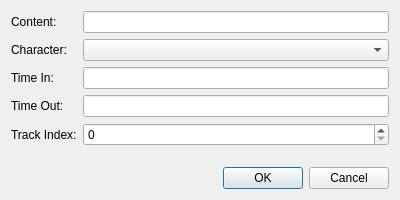
<?xml version="1.0" encoding="UTF-8"?>
<ui version="4.0">
 <class>TextDialog</class>
 <widget class="QDialog" name="TextDialog">
  <property name="geometry">
   <rect>
    <x>0</x>
    <y>0</y>
    <width>400</width>
    <height>200</height>
   </rect>
  </property>
  <property name="windowTitle">
   <string>Add Text</string>
  </property>
  <layout class="QVBoxLayout" name="verticalLayout">
   <item>
    <layout class="QFormLayout" name="formLayout">
     <item row="0" column="0">
      <widget class="QLabel" name="labelContent">
       <property name="text">
        <string>Content:</string>
       </property>
      </widget>
     </item>
     <item row="0" column="1">
      <widget class="QLineEdit" name="editContent"/>
     </item>
     <item row="1" column="0">
      <widget class="QLabel" name="labelCharacter">
       <property name="text">
        <string>Character:</string>
       </property>
      </widget>
     </item>
     <item row="1" column="1">
      <widget class="QComboBox" name="comboCharacter"/>
     </item>
     <item row="2" column="0">
      <widget class="QLabel" name="labelTimeIn">
       <property name="text">
        <string>Time In:</string>
       </property>
      </widget>
     </item>
     <item row="2" column="1">
      <widget class="PhTimeCodeEdit" name="editTimeIn"/>
     </item>
     <item row="3" column="0">
      <widget class="QLabel" name="labelTimeOut">
       <property name="text">
        <string>Time Out:</string>
       </property>
      </widget>
     </item>
     <item row="3" column="1">
      <widget class="PhTimeCodeEdit" name="editTimeOut"/>
     </item>
     <item row="4" column="0">
      <widget class="QLabel" name="labelTrack">
       <property name="text">
        <string>Track Index:</string>
       </property>
      </widget>
     </item>
     <item row="4" column="1">
      <widget class="QSpinBox" name="spinTrack">
       <property name="minimum">
        <number>0</number>
       </property>
       <property name="maximum">
        <number>10</number>
       </property>
      </widget>
     </item>
    </layout>
   </item>
   <item>
    <widget class="QDialogButtonBox" name="buttonBox">
     <property name="orientation">
      <enum>Qt::Horizontal</enum>
     </property>
     <property name="standardButtons">
      <set>QDialogButtonBox::Cancel|QDialogButtonBox::Ok</set>
     </property>
    </widget>
   </item>
  </layout>
 </widget>
 <customwidgets>
  <customwidget>
   <class>PhTimeCodeEdit</class>
   <extends>QLineEdit</extends>
   <header>PhCommonUI/PhTimeCodeEdit.h</header>
  </customwidget>
 </customwidgets>
 <resources/>
 <connections>
  <connection>
   <sender>buttonBox</sender>
   <signal>accepted()</signal>
   <receiver>TextDialog</receiver>
   <slot>accept()</slot>
   <hints>
    <hint type="sourcelabel">
     <x>248</x>
     <y>254</y>
    </hint>
    <hint type="destinationlabel">
     <x>157</x>
     <y>274</y>
    </hint>
   </hints>
  </connection>
  <connection>
   <sender>buttonBox</sender>
   <signal>rejected()</signal>
   <receiver>TextDialog</receiver>
   <slot>reject()</slot>
   <hints>
    <hint type="sourcelabel">
     <x>316</x>
     <y>260</y>
    </hint>
    <hint type="destinationlabel">
     <x>286</x>
     <y>274</y>
    </hint>
   </hints>
  </connection>
 </connections>
</ui>
